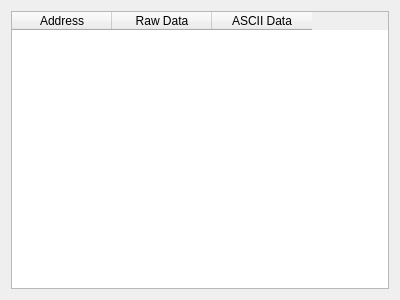
<?xml version="1.0" encoding="UTF-8"?>
<ui version="4.0">
 <class>MemoryWidget</class>
 <widget class="QWidget" name="MemoryWidget">
  <property name="geometry">
   <rect>
    <x>0</x>
    <y>0</y>
    <width>400</width>
    <height>300</height>
   </rect>
  </property>
  <property name="windowTitle">
   <string>Form</string>
  </property>
  <layout class="QVBoxLayout" name="verticalLayout">
   <item>
    <widget class="QTableWidget" name="m_tbl_memory">
     <property name="font">
      <font>
       <weight>50</weight>
       <bold>false</bold>
      </font>
     </property>
     <column>
      <property name="text">
       <string>Address</string>
      </property>
     </column>
     <column>
      <property name="text">
       <string>Raw Data</string>
      </property>
     </column>
     <column>
      <property name="text">
       <string>ASCII Data</string>
      </property>
     </column>
    </widget>
   </item>
  </layout>
 </widget>
 <resources/>
 <connections/>
</ui>
